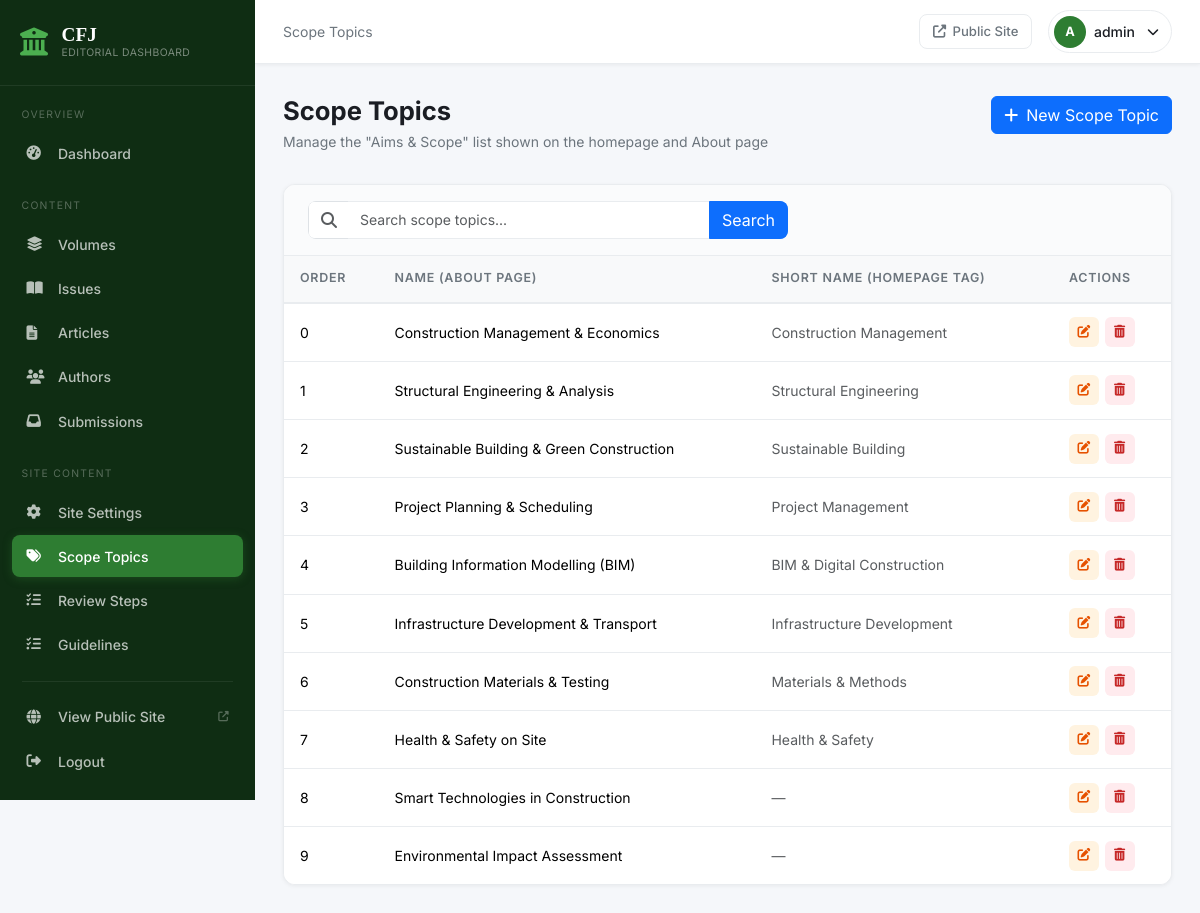
The page /dashboard/scope-topics/ (signed in) on the database its author committed.
### website/models.py (models this page shows, shortened)
class ScopeTopic(models.Model):
    name = models.CharField(max_length=200, help_text='Full label, shown on the About page')
    short_name = models.CharField(
        max_length=100, blank=True,
        help_text='Optional shorter label for the homepage tag; falls back to Name',
    )
    order = models.PositiveSmallIntegerField(default=0)
    class Meta:
        ordering = ['order']

### src/views.py (the view)
# urls.py: path('scope-topics/', views.scope_topic_list, name='scope_topic_list'),
@login_required
def scope_topic_list(request):
    query = request.GET.get('q', '').strip()
    qs = ScopeTopic.objects.all()
    if query:
        qs = qs.filter(Q(name__icontains=query) | Q(short_name__icontains=query))
    paginator = Paginator(qs, 15)
    return render(request, 'src/scope_topics/list.html', {
        'scope_topics': paginator.get_page(request.GET.get('page')),
        'query': query,
    })

### src/context_processors.py (called while the page is built)
def pending_submissions_count(request):
    if not request.path.startswith('/dashboard/') or not request.user.is_authenticated:
        return {}
    return {
        'pending_submissions_count': Submission.objects.filter(status=Submission.STATUS_PENDING).count(),
    }

### website/context_processors.py (called while the page is built)
def site_settings(request):
    return {'site_settings': SiteSettings.load()}

### website/models.py (called while the page is built)
    @classmethod
    def load(cls):
        obj, _ = cls.objects.get_or_create(pk=1)
        return obj

### templates/src/scope_topics/list.html (shortened to what this page needs)
{% extends 'src/base.html' %}
{% block breadcrumb %}Scope Topics{% endblock %}
{% block content %}
<div class="page-header">
  <div>
    <h1 class="page-title">Scope Topics</h1>
    <p class="page-subtitle">Manage the "Aims &amp; Scope" list shown on the homepage and About page</p>
  </div>
  <a href="{% url 'src:scope_topic_create' %}" class="btn btn-primary">
    <i class="fas fa-plus me-2"></i>New Scope Topic
  </a>
</div>
<div class="dash-card">
  <div class="dash-card-header">
    <form class="search-form" action="" method="get">
      <div class="input-group">
        <span class="input-group-text"><i class="fas fa-search text-muted"></i></span>
        <input type="text" name="q" class="form-control" placeholder="Search scope topics..."
               value="{{ query }}">
        <button type="submit" class="btn btn-primary">Search</button>
      </div>
    </form>
  </div>
  <div class="dash-card-body p-0">
    {% if scope_topics %}
    <div class="table-responsive">
      <table class="table dash-table mb-0">
        <thead>
          <tr>
            <th>Order</th>
            <th>Name (About Page)</th>
            <th>Short Name (Homepage Tag)</th>
            <th>Actions</th>
          </tr>
        </thead>
        <tbody>
          {% for topic in scope_topics %}
          <tr>
            <td>{{ topic.order }}</td>
            <td>{{ topic.name }}</td>
            <td class="text-muted">{{ topic.short_name|default:"—" }}</td>
            <td>
              <div class="table-actions">
                <a href="{% url 'src:scope_topic_edit' topic.pk %}" class="table-action-btn edit" title="Edit">
                  <i class="fas fa-edit"></i>
                </a>
                <a href="{% url 'src:scope_topic_delete' topic.pk %}" class="table-action-btn delete" title="Delete">
                  <i class="fas fa-trash-alt"></i>
                </a>
              </div>
            </td>
          </tr>
          {% endfor %}
        </tbody>
      </table>
    </div>
    {% endif %}
  </div>
</div>
{% endblock %}

### templates/src/base.html (shortened to what this page needs)
{% load static %}
<!DOCTYPE html>
<html lang="en">
<head>
  <link href="https://cdn.jsdelivr.net/npm/bootstrap@5.3.2/dist/css/bootstrap.min.css" rel="stylesheet">
  <link href="https://cdnjs.cloudflare.com/ajax/libs/font-awesome/6.5.0/css/all.min.css" rel="stylesheet">
  <link rel="stylesheet" href="{% static 'css/dashboard.css' %}">
</head>
<body class="dashboard-body">
  {% include 'src/partials/sidebar.html' %}
  <div class="dashboard-main">
    <header class="dash-header">
      <div class="dash-header-left">
        <div class="dash-breadcrumb">{% block breadcrumb %}Dashboard{% endblock %}</div>
      </div>
      <div class="dash-header-right">
        <a href="{% url 'website:home' %}" class="header-action-btn" target="_blank" title="View Public Site">
          <i class="fas fa-external-link-alt"></i>
          <span>Public Site</span>
        </a>
        <div class="header-user-menu">
          <div class="header-user">
            <div class="user-avatar">{{ request.user.username|first|upper }}</div>
            <span class="user-name">{{ request.user.username }}</span>
            <i class="fas fa-chevron-down fa-xs ms-1"></i>
          </div>
        </div>
      </div>
    </header>
    <div class="dash-content">
      {% block content %}{% endblock %}
    </div>
  </div>
</body>
</html>

### static/css/dashboard.css (style rules this page uses)
*, *::before, *::after { box-sizing: border-box; }
body { font-family: 'Inter', -apple-system, BlinkMacSystemFont, sans-serif; color: var(--text); -webkit-font-smoothing: antialiased; }
.dashboard-body { background: var(--light); margin: 0; }
.dashboard-main { margin-left: var(--sidebar-w); min-height: 100vh; display: flex; flex-direction: column; transition: margin-left 0.3s ease; }
.dash-header { height: var(--header-h); background: var(--white); border-bottom: 1px solid var(--border); display: flex; align-items: center; justify-content: space-between; padding: 0 1.75rem; position: sticky; top: 0; z-index: 900; box-shadow: var(--shadow-sm); flex-shrink: 0; }
.dash-header-left { display: flex; align-items: center; gap: 1rem; }
.dash-breadcrumb { font-size: 0.875rem; color: var(--text-muted); }
.dash-header-right { display: flex; align-items: center; gap: 1rem; }
.header-action-btn { display: flex; align-items: center; gap: 0.4rem; font-size: 0.82rem; color: var(--text-muted); text-decoration: none; padding: 0.4rem 0.8rem; border-radius: var(--radius); border: 1px solid var(--border); transition: var(--transition); font-weight: 500; }
.header-user-menu { position: relative; }
.header-user { display: flex; align-items: center; gap: 0.5rem; cursor: pointer; padding: 0.3rem 0.75rem 0.3rem 0.3rem; border-radius: 50px; border: 1px solid var(--border); transition: var(--transition); }
.user-avatar { width: 32px; height: 32px; background: var(--primary); color: white; border-radius: 50%; display: flex; align-items: center; justify-content: center; font-weight: 700; font-size: 0.8rem; }
.user-name { font-size: 0.875rem; font-weight: 500; }
.dash-content { padding: 2rem 1.75rem; flex: 1; }
.page-header { display: flex; justify-content: space-between; align-items: flex-start; margin-bottom: 2rem; flex-wrap: wrap; gap: 1rem; }
.page-title { font-family: 'Inter', sans-serif; font-size: 1.6rem; font-weight: 700; color: var(--text); margin: 0 0 0.25rem; }
.page-subtitle { color: var(--text-muted); font-size: 0.875rem; margin: 0; }
.dash-card { background: white; border: 1px solid var(--border); border-radius: var(--radius-lg); box-shadow: var(--shadow-sm); overflow: hidden; }
.dash-card-header { display: flex; align-items: center; justify-content: space-between; padding: 1rem 1.5rem; border-bottom: 1px solid var(--border); background: #fafbfc; flex-wrap: wrap; gap: 0.75rem; }
.dash-card-body { padding: 1.5rem; }
.dash-table { margin: 0; font-size: 0.875rem; }
.dash-table thead th { background: #f8f9fa; border-bottom: 2px solid var(--border); font-weight: 600; font-size: 0.78rem; text-transform: uppercase; letter-spacing: 0.06em; color: var(--text-muted); padding: 0.85rem 1rem; white-space: nowrap; }
.dash-table tbody td { padding: 0.85rem 1rem; vertical-align: middle; border-bottom: 1px solid var(--border); }
.dash-table tbody tr:last-child td { border-bottom: none; }
.table-actions { display: flex; gap: 0.35rem; align-items: center; }
.table-action-btn { width: 30px; height: 30px; display: flex; align-items: center; justify-content: center; border-radius: 6px; font-size: 0.8rem; text-decoration: none; transition: var(--transition); }
.table-action-btn.edit { background: #FFF3E0; color: #E65100; }
.table-action-btn.delete { background: #FFEBEE; color: #C62828; }
.search-form { flex: 1; max-width: 480px; }
.search-form .input-group { border-radius: var(--radius); overflow: hidden; }
.search-form .input-group-text { background: white; border-right: none; }
.search-form .form-control { border-left: none; font-size: 0.875rem; }
.form-control, .form-select { font-size: 0.9rem; border-color: var(--border); border-radius: var(--radius); transition: var(--transition); }

### rows shown on the page
ScopeTopic: order "0", name "Construction Management & Economics", short_name "Construction Management"
ScopeTopic: order "1", name "Structural Engineering & Analysis", short_name "Structural Engineering"
ScopeTopic: order "2", name "Sustainable Building & Green Construction", short_name "Sustainable Building"
ScopeTopic: order "3", name "Project Planning & Scheduling", short_name "Project Management"
ScopeTopic: order "4", name "Building Information Modelling (BIM)", short_name "BIM & Digital Construction"
ScopeTopic: order "5", name "Infrastructure Development & Transport", short_name "Infrastructure Development"
ScopeTopic: order "6", name "Construction Materials & Testing", short_name "Materials & Methods"
ScopeTopic: order "7", name "Health & Safety on Site", short_name "Health & Safety"
ScopeTopic: order "8", name "Smart Technologies in Construction", short_name "—"
ScopeTopic: order "9", name "Environmental Impact Assessment", short_name "—"

### other values the page prints
{{ request.user.username|first|upper }} "A"
{{ request.user.username }} "admin"
